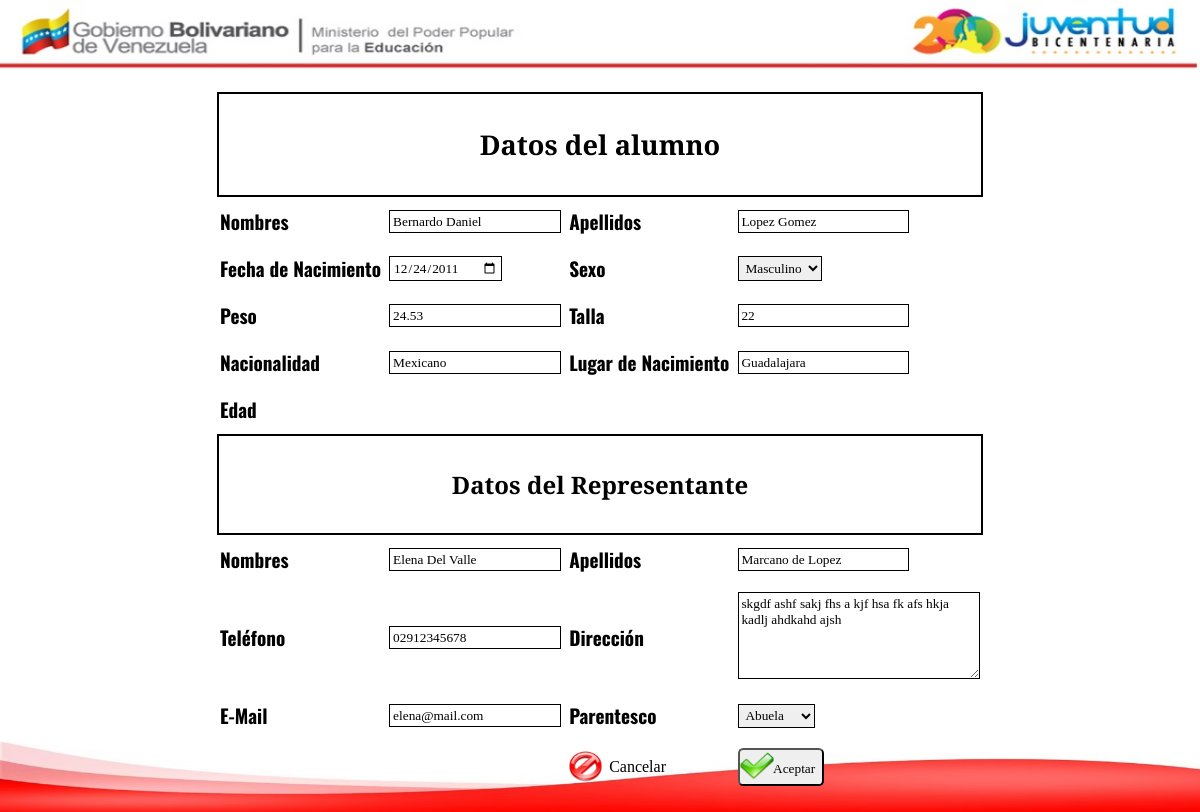
The app's page /admin/alumnos/editar.php?id=2 (signed in) with its own data.
### tables this page shows
CREATE TABLE IF NOT EXISTS `alumnos` (
  `id` int(11) NOT NULL,
  `nombres` varchar(50) NOT NULL,
  `apellidos` varchar(50) NOT NULL,
  `fenac` date NOT NULL,
  `sexo` varchar(20) NOT NULL,
  `peso` float NOT NULL,
  `talla` int(2) NOT NULL,
  `nac` varchar(50) NOT NULL,
  `lugarnac` varchar(50) NOT NULL,
  `feins` date NOT NULL,
  `cedula` varchar(10) NOT NULL,
  `aula` int(11) NOT NULL,
  `nom_rp` varchar(50) NOT NULL,
  `ape_rp` varchar(50) NOT NULL,
  `tlf` varchar(11) NOT NULL,
  `dir` varchar(200) NOT NULL,
  `email` varchar(50) NOT NULL,
  `parent` varchar(20) NOT NULL
);

### sql/Crud.php (called while the page is built, shortened)
<?php
class Crud{
	public $select;
	public $from;
	public $condition;
	public function Read()
	{
		$model = new Conexion();
		$conexion = $model->conectar();
		$select = $this->select;
		$from = $this->from;
		$condition = $this->condition;
		if ($condition != '')
		{
			$condition = " WHERE ".$condition;
		}
		$sql = "SELECT $select FROM $from $condition";
		$consulta = $conexion->prepare($sql);
		$consulta->execute();
	}
}
 ?>

### sql/Funciones.php (called while the page is built, shortened)
<?php
function nmb_dct($identificador)
{
	$model = new Crud;
	$model->select = "nombres";
	$model->from = "docentes";
	$model->condition = "id=$identificador";
	$model->Read();
	$filas = $model->rows;
	foreach ($filas as $fila)
	{
		$nombres = $fila['nombres'];
	}
	return $nombres;
}
function ape_dct($identificador)
{
	$model = new Crud;
	$model->select = "apellidos";
	$model->from = "docentes";
	$model->condition = "id=$identificador";
	$model->Read();
	$filas = $model->rows;
	foreach ($filas as $fila)
	{
		$apellidos = $fila['apellidos'];
	}
	return $apellidos;
}
function nac_dct($identificador)
{
	$model = new Crud;
	$model->select = "nac";
	$model->from = "docentes";
	$model->condition = "id=$identificador";
	$model->Read();
	$filas = $model->rows;
	foreach ($filas as $fila)
	{
		$nac = $fila['nac'];
	}
	return $nac;
}
?>

### sql/alumnos/Perfil.php (called while the page is built, shortened)
<?php
if (isset($_GET['id']))
{
	$id = htmlspecialchars($_GET['id']);
	$model = new Crud;
	$model->select = "*";
	$model->from = "alumnos";
	$model->condition = "id=$id";
	$model->Read();
	$alumnos = $model->rows;
	foreach ($alumnos as $alum)
	{
	  $fenac = $alum['fenac'];
	  $sexo = $alum['sexo'];
	  $peso = $alum['peso'];
	  $talla = $alum['talla'];
	  $lugarnac = $alum['lugarnac'];
	  $aula = $alum['aula'];
	  $dct = dct($aula);
	  $nmb_dct = nmb_dct($dct);
	  $ape_dct = ape_dct($dct);
	  $nac_dct = nac_dct($dct);
	  $nom_rp = $alum['nom_rp'];
	  $ape_rp = $alum['ape_rp'];
	  $tlf = $alum['tlf'];
	  $dir = $alum['dir'];
	  $email = $alum['email'];
	  $parent = $alum['parent'];
	}
}
?>

### admin/alumnos/editar.php (the view, shortened to what this page needs)
<?php
require '../../sql/Crud.php';
require '../../sql/Funciones.php';
require '../../sql/alumnos/Perfil.php';
require '../../templates/admin/meta.php';
?>
<?php require '../../templates/plugins.php'; ?>
<?php require '../../templates/admin/header.php'; ?>
<form id="act-alu">
	<table class="form-content">
		<tr>
           <td colspan="4" class="title"><h2 align="center">Datos del alumno</h2></td>
       </tr>
        <tr>
            <td><label for="nombres">Nombres</label></td>
            <td><input type="text" name="nombres" id="nombres" maxlength="50" value="<?php echo $nombres; ?>"></td>
            <td><label for="apellidos">Apellidos</label></td>
            <td><input type="text" name="apellidos" id="apellidos" maxlength="50" value="<?php echo $apellidos; ?>"></td>
        </tr>
        <tr>
            <td><label for="fenac">Fecha de Nacimiento</label></td>
            <td><input type="date" name="fenac" id="fenac" placeholder="año-mes-dia" value="<?php echo $fenac; ?>"></td>
            <td><label for="sexo">Sexo</label></td>
            <td>
                <select name="sexo" id="sexo">
                	<option value="<?php echo $sexo; ?>"><?php echo $sexo; ?></option>
                </select>
            </td>
        </tr>
        <tr>
            <td><label for="peso">Peso</label></td>
            <td><input type="text" name="peso" id="peso" value="<?php echo $peso; ?>"></td>
            <td><label for="talla">Talla</label></td>
            <td><input type="number" name="talla" id="talla" maxlength="2" value="<?php echo $talla; ?>"></td>
        </tr>
        <tr>
            <td><label for="nac">Nacionalidad</label></td>
            <td><input type="text" name="nac" id="nac" maxlength="50" value="<?php echo $nac; ?>"></td>
            <td><label for="lugarnac">Lugar de Nacimiento</label></td>
            <td><input type="text" name="lugarnac" id="lugarnac" maxlength="50" value="<?php echo $lugarnac; ?>"></td>
        </tr>
        <tr>
            <td><label>Edad</label></td>
            <td><div id="edad"></div></td>
            <td></td>
            <td></td>
        </tr>
        <tr>
            <td colspan="4" class="title">
                <h3 align="center">Datos del Representante</h3>
            </td>
        </tr>
         <tr>
            <td><label for="nom_rp">Nombres</label></td>
            <td><input type="text" name="nom_rp" id="nom_rp" maxlength="50" value="<?php echo $nom_rp; ?>"></td>
            <td><label for="ape_rp">Apellidos</label></td>
            <td><input type="text" name="ape_rp" id="ape_rp" maxlength="50" value="<?php echo $ape_rp; ?>"></td>
        </tr>
        <tr>
            <td><label for="tlf_rp">Teléfono</label></td>
            <td><input type="tel" name="tlf_rp" id="tlf_rp" maxlength="11" placeholder="Ej: 02912345678" value="<?php echo $tlf; ?>"></td>
            <td><label for="dir_rp">Dirección</label></td>
            <td><textarea name="dir_rp" id="dir_rp" cols="30" rows="5" maxlength="200"><?php echo $dir; ?></textarea></td>
        </tr>
        <tr>
            <td><label for="email_rp">E-Mail</label></td>
            <td><input type="email" name="email_rp" id="email_rp" maxlength="50" value="<?php echo $email; ?>"></td>
            <td><label for="parent_rp">Parentesco</label></td>
            <td>
                <select name="parent_rp" id="parent_rp">
                    <option value="<?php echo $parent; ?>"><?php echo $parent; ?></option>
                </select>
            </td>
        </tr>
        <tr>
        	<td>
        	</td>
        	<td><input type="hidden" name="act"></td>
        	<td><a href="perfil.php?id=<?php echo $id; ?>" class="transparente cancelar"><span>Cancelar</span></a></td>
        	<td><button class="transparente aceptar"><span>Aceptar</span></button></td>
        </tr>
	</table>
</form>
<?php require '../../templates/admin/footer.php'; ?>

### css/style.css (style rules this page uses)
* { margin: 0; padding: 0; font-family: 'Bitter', serif; }
table { margin: auto; width: auto; }
.form-content { padding: 1em; }
.form-content td { padding: 0.5em 0.2em; }
.form-content .title { font-family: 'Oswald', sans-serif; padding: 2em 0; border: 2px solid #000; }
.form-content .title h2 { font-weight: 800; font-size: 1.7em; }
.form-content .title h3 { font-weight: 700; font-size: 1.5em; }
.form-content label { font-weight: bold; font-size: 1.2em; font-family: 'Oswald', sans-serif; }
.form-content input, textarea, select { padding: 0.2em; font-weight: 500; border: 1px double #000; }
.form-content button { border-radius: 0.4em; padding: 0.5em; font-weight: 300; cursor: pointer; font-family: 'Oswald', sans-serif; }
.transparente { background-color: none; padding: 0.5em; text-decoration: none; background-position: left; background-repeat: no-repeat; background-size: contain; color: black; border-radius: 0.4em; }
.transparente span { margin-left: 2em; }
.aceptar { background-image: url(../img/aceptar.png); }
.cancelar { background-image: url(../img/cancelar.png); }

### records on screen
alumnos: fenac "12/24/2011", sexo "Masculino", peso "24.53", talla "22", lugarnac "Guadalajara", nom_rp "Elena Del Valle", ape_rp "Marcano de Lopez", tlf_rp "02912345678", dir_rp "skgdf ashf sakj fhs a kjf hsa fk afs hkja kadlj ahdkahd ajsh", email_rp "elena@mail.com", parent_rp "Abuela"
